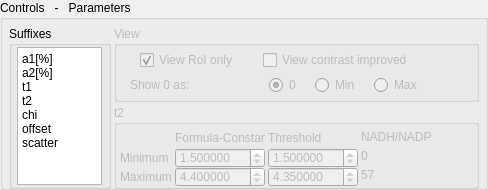
     <widget class="QGroupBox" name="groupBox_Parameters_Controls">
      <property name="sizePolicy">
       <sizepolicy hsizetype="Preferred" vsizetype="Fixed">
        <horstretch>1</horstretch>
        <verstretch>1</verstretch>
       </sizepolicy>
      </property>
      <property name="minimumSize">
       <size>
        <width>400</width>
        <height>190</height>
       </size>
      </property>
      <property name="maximumSize">
       <size>
        <width>16777215</width>
        <height>190</height>
       </size>
      </property>
      <property name="title">
       <string>Controls   -   Parameters</string>
      </property>
      <layout class="QGridLayout" name="gridLayout_7">
       <property name="leftMargin">
        <number>6</number>
       </property>
       <property name="topMargin">
        <number>6</number>
       </property>
       <property name="rightMargin">
        <number>6</number>
       </property>
       <property name="bottomMargin">
        <number>6</number>
       </property>
       <property name="spacing">
        <number>3</number>
       </property>
       <item row="0" column="1">
        <widget class="QGroupBox" name="groupBox_ParCon_View">
         <property name="enabled">
          <bool>false</bool>
         </property>
         <property name="minimumSize">
          <size>
           <width>0</width>
           <height>76</height>
          </size>
         </property>
         <property name="maximumSize">
          <size>
           <width>16777215</width>
           <height>76</height>
          </size>
         </property>
         <property name="title">
          <string>View</string>
         </property>
         <layout class="QGridLayout" name="gridLayout_10">
          <property name="leftMargin">
           <number>1</number>
          </property>
          <property name="topMargin">
           <number>1</number>
          </property>
          <property name="rightMargin">
           <number>1</number>
          </property>
          <property name="bottomMargin">
           <number>1</number>
          </property>
          <property name="spacing">
           <number>2</number>
          </property>
          <item row="0" column="0">
           <layout class="QHBoxLayout" name="horizontalLayout_ParCon_View">
            <item>
             <widget class="QCheckBox" name="checkBox_ParVie_RoI_Only">
              <property name="sizePolicy">
               <sizepolicy hsizetype="Maximum" vsizetype="Fixed">
                <horstretch>0</horstretch>
                <verstretch>0</verstretch>
               </sizepolicy>
              </property>
              <property name="minimumSize">
               <size>
                <width>0</width>
                <height>20</height>
               </size>
              </property>
              <property name="maximumSize">
               <size>
                <width>16777215</width>
                <height>20</height>
               </size>
              </property>
              <property name="text">
               <string>View RoI only</string>
              </property>
              <property name="checked">
               <bool>true</bool>
              </property>
             </widget>
            </item>
            <item>
             <widget class="QCheckBox" name="checkBox_ParVie_Contrast">
              <property name="sizePolicy">
               <sizepolicy hsizetype="Maximum" vsizetype="Fixed">
                <horstretch>0</horstretch>
                <verstretch>0</verstretch>
               </sizepolicy>
              </property>
              <property name="minimumSize">
               <size>
                <width>0</width>
                <height>20</height>
               </size>
              </property>
              <property name="maximumSize">
               <size>
                <width>16777215</width>
                <height>20</height>
               </size>
              </property>
              <property name="text">
               <string>View contrast improved</string>
              </property>
             </widget>
            </item>
            <item>
             <spacer name="horizontalSpacer_ParCon_View">
              <property name="orientation">
               <enum>Qt::Horizontal</enum>
              </property>
              <property name="sizeType">
               <enum>QSizePolicy::Preferred</enum>
              </property>
              <property name="sizeHint" stdset="0">
               <size>
                <width>40</width>
                <height>20</height>
               </size>
              </property>
             </spacer>
            </item>
           </layout>
          </item>
          <item row="1" column="0">
           <layout class="QHBoxLayout" name="horizontalLayout_ParCon_0_Handling">
            <item>
             <widget class="QLabel" name="label_ParVie_0">
              <property name="sizePolicy">
               <sizepolicy hsizetype="Fixed" vsizetype="Preferred">
                <horstretch>0</horstretch>
                <verstretch>0</verstretch>
               </sizepolicy>
              </property>
              <property name="minimumSize">
               <size>
                <width>0</width>
                <height>20</height>
               </size>
              </property>
              <property name="maximumSize">
               <size>
                <width>125</width>
                <height>20</height>
               </size>
              </property>
              <property name="text">
               <string>Show 0 as:</string>
              </property>
             </widget>
            </item>
            <item>
             <widget class="QRadioButton" name="radioButton_ParVie_0_as_0">
              <property name="sizePolicy">
               <sizepolicy hsizetype="Maximum" vsizetype="Fixed">
                <horstretch>0</horstretch>
                <verstretch>0</verstretch>
               </sizepolicy>
              </property>
              <property name="minimumSize">
               <size>
                <width>0</width>
                <height>20</height>
               </size>
              </property>
              <property name="maximumSize">
               <size>
                <width>16777215</width>
                <height>20</height>
               </size>
              </property>
              <property name="text">
               <string>0</string>
              </property>
              <property name="checked">
               <bool>true</bool>
              </property>
             </widget>
            </item>
            <item>
             <widget class="QRadioButton" name="radioButton_ParVie_0_as_Min">
              <property name="sizePolicy">
               <sizepolicy hsizetype="Maximum" vsizetype="Fixed">
                <horstretch>0</horstretch>
                <verstretch>0</verstretch>
               </sizepolicy>
              </property>
              <property name="minimumSize">
               <size>
                <width>0</width>
                <height>20</height>
               </size>
              </property>
              <property name="maximumSize">
               <size>
                <width>16777215</width>
                <height>20</height>
               </size>
              </property>
              <property name="text">
               <string>Min</string>
              </property>
             </widget>
            </item>
            <item>
             <widget class="QRadioButton" name="radioButton_ParVie_0_as_Max">
              <property name="sizePolicy">
               <sizepolicy hsizetype="Maximum" vsizetype="Fixed">
                <horstretch>0</horstretch>
                <verstretch>0</verstretch>
               </sizepolicy>
              </property>
              <property name="minimumSize">
               <size>
                <width>0</width>
                <height>20</height>
               </size>
              </property>
              <property name="maximumSize">
               <size>
                <width>16777215</width>
                <height>20</height>
               </size>
              </property>
              <property name="text">
               <string>Max</string>
              </property>
             </widget>
            </item>
            <item>
             <spacer name="horizontalSpacer_Par_Con_0">
              <property name="orientation">
               <enum>Qt::Horizontal</enum>
              </property>
              <property name="sizeType">
               <enum>QSizePolicy::Preferred</enum>
              </property>
              <property name="sizeHint" stdset="0">
               <size>
                <width>40</width>
                <height>20</height>
               </size>
              </property>
             </spacer>
            </item>
           </layout>
          </item>
         </layout>
        </widget>
       </item>
       <item row="1" column="1">
        <widget class="QGroupBox" name="groupBox_ParCon_T2">
         <property name="enabled">
          <bool>false</bool>
         </property>
         <property name="minimumSize">
          <size>
           <width>0</width>
           <height>84</height>
          </size>
         </property>
         <property name="maximumSize">
          <size>
           <width>16777215</width>
           <height>84</height>
          </size>
         </property>
         <property name="title">
          <string>t2</string>
         </property>
         <layout class="QGridLayout" name="gridLayout_21">
          <property name="leftMargin">
           <number>3</number>
          </property>
          <property name="topMargin">
           <number>3</number>
          </property>
          <property name="rightMargin">
           <number>3</number>
          </property>
          <property name="bottomMargin">
           <number>3</number>
          </property>
          <property name="spacing">
           <number>3</number>
          </property>
          <item row="0" column="1">
           <widget class="QLabel" name="ParCon_T2_Const">
            <property name="sizePolicy">
             <sizepolicy hsizetype="Maximum" vsizetype="Preferred">
              <horstretch>0</horstretch>
              <verstretch>0</verstretch>
             </sizepolicy>
            </property>
            <property name="minimumSize">
             <size>
              <width>90</width>
              <height>20</height>
             </size>
            </property>
            <property name="maximumSize">
             <size>
              <width>90</width>
              <height>20</height>
             </size>
            </property>
            <property name="text">
             <string>Formula-Constant</string>
            </property>
           </widget>
          </item>
          <item row="0" column="2">
           <widget class="QLabel" name="ParCon_T2_Thres">
            <property name="sizePolicy">
             <sizepolicy hsizetype="Maximum" vsizetype="Preferred">
              <horstretch>0</horstretch>
              <verstretch>0</verstretch>
             </sizepolicy>
            </property>
            <property name="minimumSize">
             <size>
              <width>90</width>
              <height>20</height>
             </size>
            </property>
            <property name="maximumSize">
             <size>
              <width>90</width>
              <height>20</height>
             </size>
            </property>
            <property name="text">
             <string>Threshold</string>
            </property>
           </widget>
          </item>
          <item row="0" column="3">
           <widget class="QLabel" name="label_ParCon_T2_NADH_NADPH">
            <property name="sizePolicy">
             <sizepolicy hsizetype="Maximum" vsizetype="Preferred">
              <horstretch>0</horstretch>
              <verstretch>0</verstretch>
             </sizepolicy>
            </property>
            <property name="minimumSize">
             <size>
              <width>70</width>
              <height>0</height>
             </size>
            </property>
            <property name="maximumSize">
             <size>
              <width>70</width>
              <height>16777215</height>
             </size>
            </property>
            <property name="whatsThis">
             <string>&lt;html&gt;&lt;head/&gt;&lt;body&gt;&lt;p&gt;If t2 value is set to threshold value, this is the resulting NADH/NADPH value.&lt;/p&gt;&lt;/body&gt;&lt;/html&gt;</string>
            </property>
            <property name="text">
             <string>NADH/NADPH</string>
            </property>
           </widget>
          </item>
          <item row="1" column="0">
           <widget class="QLabel" name="label_ParCon_T2_Min">
            <property name="sizePolicy">
             <sizepolicy hsizetype="Maximum" vsizetype="Preferred">
              <horstretch>0</horstretch>
              <verstretch>0</verstretch>
             </sizepolicy>
            </property>
            <property name="minimumSize">
             <size>
              <width>0</width>
              <height>20</height>
             </size>
            </property>
            <property name="maximumSize">
             <size>
              <width>60</width>
              <height>20</height>
             </size>
            </property>
            <property name="text">
             <string>Minimum</string>
            </property>
           </widget>
          </item>
          <item row="1" column="1">
           <widget class="QDoubleSpinBox" name="doubleSpinBox_ParCon_T2_Min_Const">
            <property name="sizePolicy">
             <sizepolicy hsizetype="Maximum" vsizetype="Fixed">
              <horstretch>0</horstretch>
              <verstretch>0</verstretch>
             </sizepolicy>
            </property>
            <property name="minimumSize">
             <size>
              <width>90</width>
              <height>20</height>
             </size>
            </property>
            <property name="maximumSize">
             <size>
              <width>90</width>
              <height>20</height>
             </size>
            </property>
            <property name="decimals">
             <number>6</number>
            </property>
            <property name="maximum">
             <double>10.000000000000000</double>
            </property>
            <property name="singleStep">
             <double>0.010000000000000</double>
            </property>
            <property name="value">
             <double>1.500000000000000</double>
            </property>
           </widget>
          </item>
          <item row="1" column="2">
           <widget class="QDoubleSpinBox" name="doubleSpinBox_ParCon_T2_Min_Thres">
            <property name="sizePolicy">
             <sizepolicy hsizetype="Maximum" vsizetype="Fixed">
              <horstretch>0</horstretch>
              <verstretch>0</verstretch>
             </sizepolicy>
            </property>
            <property name="minimumSize">
             <size>
              <width>90</width>
              <height>20</height>
             </size>
            </property>
            <property name="maximumSize">
             <size>
              <width>90</width>
              <height>20</height>
             </size>
            </property>
            <property name="decimals">
             <number>6</number>
            </property>
            <property name="maximum">
             <double>10.000000000000000</double>
            </property>
            <property name="singleStep">
             <double>0.010000000000000</double>
            </property>
            <property name="value">
             <double>1.500000000000000</double>
            </property>
           </widget>
          </item>
          <item row="1" column="3">
           <widget class="QLabel" name="label_ParCon_T2_NADH_NADPH_ValLow">
            <property name="sizePolicy">
             <sizepolicy hsizetype="Maximum" vsizetype="Preferred">
              <horstretch>0</horstretch>
              <verstretch>0</verstretch>
             </sizepolicy>
            </property>
            <property name="minimumSize">
             <size>
              <width>70</width>
              <height>0</height>
             </size>
            </property>
            <property name="maximumSize">
             <size>
              <width>70</width>
              <height>16777215</height>
             </size>
            </property>
            <property name="text">
             <string>0</string>
            </property>
           </widget>
          </item>
          <item row="1" column="4" rowspan="2">
           <spacer name="horizontalSpacer_ParCon">
            <property name="orientation">
             <enum>Qt::Horizontal</enum>
            </property>
            <property name="sizeType">
             <enum>QSizePolicy::Preferred</enum>
            </property>
            <property name="sizeHint" stdset="0">
             <size>
              <width>42</width>
              <height>20</height>
             </size>
            </property>
           </spacer>
          </item>
          <item row="2" column="0">
           <widget class="QLabel" name="label_ParCon_T2_Max">
            <property name="sizePolicy">
             <sizepolicy hsizetype="Maximum" vsizetype="Preferred">
              <horstretch>0</horstretch>
              <verstretch>0</verstretch>
             </sizepolicy>
            </property>
            <property name="minimumSize">
             <size>
              <width>0</width>
              <height>20</height>
             </size>
            </property>
            <property name="maximumSize">
             <size>
              <width>60</width>
              <height>20</height>
             </size>
            </property>
            <property name="text">
             <string>Maximum</string>
            </property>
           </widget>
          </item>
          <item row="2" column="1">
           <widget class="QDoubleSpinBox" name="doubleSpinBox_ParCon_T2_Max_Const">
            <property name="sizePolicy">
             <sizepolicy hsizetype="Maximum" vsizetype="Fixed">
              <horstretch>0</horstretch>
              <verstretch>0</verstretch>
             </sizepolicy>
            </property>
            <property name="minimumSize">
             <size>
              <width>90</width>
              <height>20</height>
             </size>
            </property>
            <property name="maximumSize">
             <size>
              <width>90</width>
              <height>20</height>
             </size>
            </property>
            <property name="decimals">
             <number>6</number>
            </property>
            <property name="maximum">
             <double>10.000000000000000</double>
            </property>
            <property name="singleStep">
             <double>0.010000000000000</double>
            </property>
            <property name="value">
             <double>4.400000000000000</double>
            </property>
           </widget>
          </item>
          <item row="2" column="2">
           <widget class="QDoubleSpinBox" name="doubleSpinBox_ParCon_T2_Max_Thres">
            <property name="sizePolicy">
             <sizepolicy hsizetype="Maximum" vsizetype="Fixed">
              <horstretch>0</horstretch>
              <verstretch>0</verstretch>
             </sizepolicy>
            </property>
            <property name="minimumSize">
             <size>
              <width>90</width>
              <height>20</height>
             </size>
            </property>
            <property name="maximumSize">
             <size>
              <width>90</width>
              <height>20</height>
             </size>
            </property>
            <property name="decimals">
             <number>6</number>
            </property>
            <property name="maximum">
             <double>10.000000000000000</double>
            </property>
            <property name="singleStep">
             <double>0.010000000000000</double>
            </property>
            <property name="value">
             <double>4.350000000000000</double>
            </property>
           </widget>
          </item>
          <item row="2" column="3">
           <widget class="QLabel" name="label_ParCon_T2_NADH_NADPH_ValHigh">
            <property name="sizePolicy">
             <sizepolicy hsizetype="Maximum" vsizetype="Preferred">
              <horstretch>0</horstretch>
              <verstretch>0</verstretch>
             </sizepolicy>
            </property>
            <property name="minimumSize">
             <size>
              <width>70</width>
              <height>0</height>
             </size>
            </property>
            <property name="maximumSize">
             <size>
              <width>70</width>
              <height>16777215</height>
             </size>
            </property>
            <property name="text">
             <string>57</string>
            </property>
           </widget>
          </item>
         </layout>
        </widget>
       </item>
       <item row="0" column="0" rowspan="2">
        <widget class="QGroupBox" name="groupBox_ParCon_Suffix">
         <property name="minimumSize">
          <size>
           <width>102</width>
           <height>163</height>
          </size>
         </property>
         <property name="maximumSize">
          <size>
           <width>163</width>
           <height>16777215</height>
          </size>
         </property>
         <property name="title">
          <string>Suffixes</string>
         </property>
         <layout class="QGridLayout" name="gridLayout_9">
          <property name="leftMargin">
           <number>1</number>
          </property>
          <property name="topMargin">
           <number>1</number>
          </property>
          <property name="rightMargin">
           <number>1</number>
          </property>
          <property name="bottomMargin">
           <number>1</number>
          </property>
          <property name="spacing">
           <number>2</number>
          </property>
          <item row="0" column="0">
           <widget class="QPlainTextEdit" name="plainTextEdit_ParCon_Suffixes">
            <property name="sizePolicy">
             <sizepolicy hsizetype="Fixed" vsizetype="Preferred">
              <horstretch>0</horstretch>
              <verstretch>0</verstretch>
             </sizepolicy>
            </property>
            <property name="minimumSize">
             <size>
              <width>85</width>
              <height>0</height>
             </size>
            </property>
            <property name="maximumSize">
             <size>
              <width>85</width>
              <height>16777215</height>
             </size>
            </property>
            <property name="plainText">
             <string>a1[%]
a2[%]
t1
t2
chi
offset
scatter</string>
            </property>
           </widget>
          </item>
         </layout>
        </widget>
       </item>
      </layout>
     </widget>
